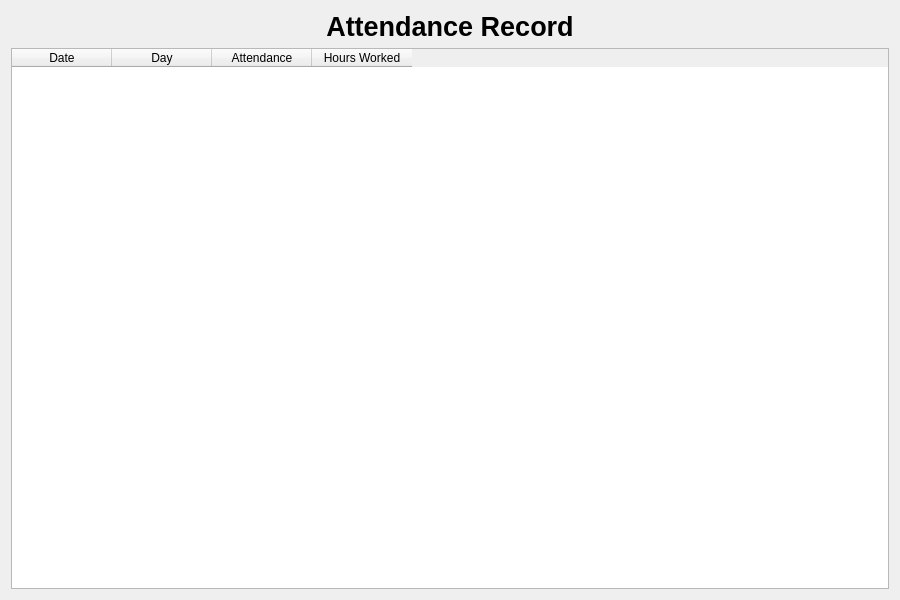
<?xml version="1.0" encoding="UTF-8"?>
<ui version="4.0">
 <class>ViewAttendance</class>
 <widget class="QWidget" name="ViewAttendance">
  <property name="geometry">
   <rect>
    <x>0</x>
    <y>0</y>
    <width>900</width>
    <height>600</height>
   </rect>
  </property>
  <property name="windowTitle">
   <string>Form</string>
  </property>
  <layout class="QVBoxLayout" name="verticalLayout">
   <item>
    <widget class="QLabel" name="attendanceLabel">
     <property name="text">
      <string>&lt;html&gt;&lt;head/&gt;&lt;body&gt;&lt;p align=&quot;center&quot;&gt;&lt;span style=&quot; font-size:20pt; font-weight:700;&quot;&gt;Attendance Record&lt;/span&gt;&lt;/p&gt;&lt;/body&gt;&lt;/html&gt;</string>
     </property>
    </widget>
   </item>
   <item>
    <widget class="QTableWidget" name="attendanceTable">
     <column>
      <property name="text">
       <string>Date</string>
      </property>
     </column>
     <column>
      <property name="text">
       <string>Day</string>
      </property>
     </column>
     <column>
      <property name="text">
       <string>Attendance</string>
      </property>
     </column>
     <column>
      <property name="text">
       <string>Hours Worked</string>
      </property>
     </column>
    </widget>
   </item>
  </layout>
 </widget>
 <resources/>
 <connections/>
</ui>
